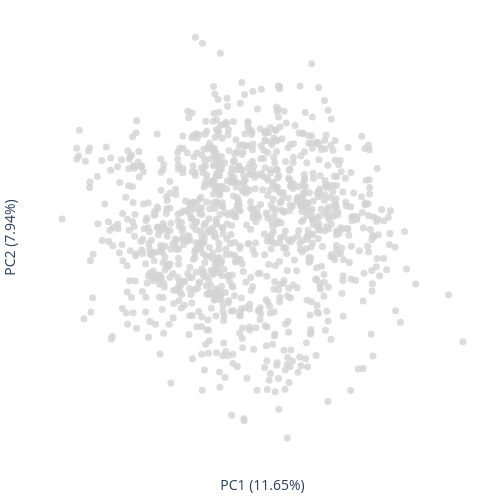

Here is the notebook cell this chart was saved with:
### Code cell
"""
Quick empty plot 
"""
import plotly.graph_objects as go 


# plot_df = pca_df[pca_df.Class > 1]
plot_df = pca_df.copy()
# Define colors for each class
colormap = cf.distinct_colors(np.sort(plot_df['Class'].unique()), custom_color=['#9A9C99', '#CDCFCC'])

# Plot
fig = go.Figure()
fig.add_trace(go.Scatter(
    x=plot_df.PCA_1,
    y=plot_df.PCA_2,
    text=plot_df.index,
    mode='markers',
    marker=dict(
        color='#D3D3D3',
    )
))

fig.update_traces(marker=dict(size=7, opacity = 0.8))
fig.update_layout(xaxis_title = f'PC1 ({variance_ratio[0]*100:.2f}%)',
                  yaxis_title = f'PC2 ({variance_ratio[1]*100:.2f}%)',
                  margin=dict(r=10, l=10, b=10, t=10),
                  plot_bgcolor='white', 
                  paper_bgcolor='white',
                  width=500, height=500
)
fig.update_xaxes(showticklabels=False, ticks="")
fig.update_yaxes(showticklabels=False, ticks="")
fig.show()
# fig.write_image('../../output/pub_Figures/ESM/PCA_esm_class.png', 
#                 width=500, height=500, scale=3)

### Figure 1 — Plotly figure (JSON) as saved in the notebook; plotly's stock layout.template omitted (floating-point values rounded to 4 significant figures; data arrays with more than 128 entries replaced by an {"elided": "..."} marker saying what was removed)
{"data": [{"marker": {"color": "#D3D3D3", "opacity": 0.8, "size": 7}, "mode": "markers", "text": {"elided": "1081 str values"}, "type": "scatter", "x": {"elided": "1081 float values"}, "y": {"elided": "1081 float values"}}], "layout": {"height": 500, "margin": {"b": 10, "l": 10, "r": 10, "t": 10}, "paper_bgcolor": "white", "plot_bgcolor": "white", "width": 500, "xaxis": {"showticklabels": false, "ticks": "", "title": {"text": "PC1 (11.65%)"}}, "yaxis": {"showticklabels": false, "ticks": "", "title": {"text": "PC2 (7.94%)"}}}}
